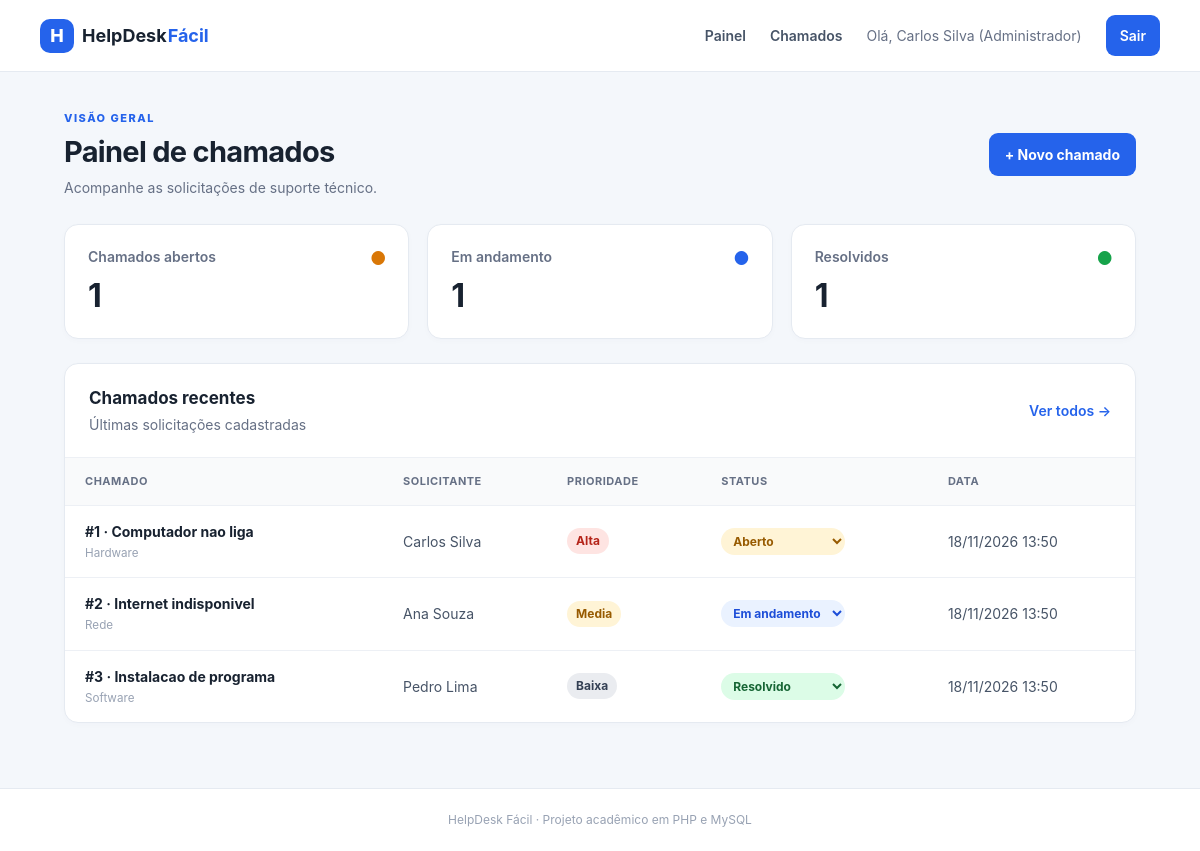
/index.php (signed in), run on the app's committed database.
### tables this page shows
CREATE TABLE chamados (
  id_chamado INT PRIMARY KEY AUTO_INCREMENT,
  titulo VARCHAR(100) NOT NULL,
  descricao TEXT NOT NULL,
  prioridade ENUM ('Alta', 'Media', 'Baixa') NOT NULL,
  status ENUM ('Aberto', 'Em andamento', 'Resolvido') DEFAULT 'Aberto',
  data_abertura DATETIME DEFAULT CURRENT_TIMESTAMP,
  id_usuario INT NOT NULL,
  id_categoria INT NOT NULL,
  id_criador INT NULL,
  CONSTRAINT fk_chamados_usuarios FOREIGN KEY (id_usuario)
    REFERENCES usuarios (id_usuario),
  CONSTRAINT fk_chamados_categorias FOREIGN KEY (id_categoria)
    REFERENCES categorias (id_categoria),
  CONSTRAINT fk_chamados_criador FOREIGN KEY (id_criador)
    REFERENCES usuarios (id_usuario) ON DELETE SET NULL
);

CREATE TABLE categorias (
  id_categoria INT PRIMARY KEY AUTO_INCREMENT,
  nome VARCHAR(50) NOT NULL,
  descricao VARCHAR(150)
);

CREATE TABLE usuarios (
  id_usuario INT PRIMARY KEY AUTO_INCREMENT,
  nome VARCHAR(100) NOT NULL,
  email VARCHAR(100) NOT NULL,
  senha VARCHAR(255) NOT NULL,
  permissao ENUM ('Administrador', 'Usuario') NOT NULL,
  telefone VARCHAR(20)
);

### index.php (the view, shortened to what this page needs)
<?php
require_once __DIR__ . '/config/conexao.php';
require_once __DIR__ . '/includes/funcoes.php';
$totais = ['Aberto' => 0, 'Em andamento' => 0, 'Resolvido' => 0];
$stmt = $pdo->query('SELECT status, COUNT(*) AS total FROM chamados GROUP BY status');
foreach ($stmt->fetchAll() as $linha) $totais[$linha['status']] = (int)$linha['total'];
$recentes = $pdo->query('SELECT c.*, u.nome AS solicitante, cat.nome AS categoria
    FROM chamados c
    INNER JOIN usuarios u ON u.id_usuario = c.id_usuario
    INNER JOIN categorias cat ON cat.id_categoria = c.id_categoria
    ORDER BY c.data_abertura DESC LIMIT 5')->fetchAll();
$cssPagina = 'index.css';
require __DIR__ . '/includes/header.php';
?>
<section class="page-heading">
  <div>
    <p class="eyebrow">VISÃO GERAL</p>
    <h1>Painel de chamados</h1>
    <p class="muted">Acompanhe as solicitações de suporte técnico.</p>
  </div>
  <div class="heading-actions">
    <a class="button" href="novo.php">+ Novo chamado</a>
  </div>
</section>
<section class="stats">
  <article class="stat-card"><span class="stat-label">Chamados abertos</span><strong><?= $totais['Aberto'] ?></strong><span class="stat-dot amber">●</span></article>
  <article class="stat-card"><span class="stat-label">Em andamento</span><strong><?= $totais['Em andamento'] ?></strong><span class="stat-dot blue">●</span></article>
  <article class="stat-card"><span class="stat-label">Resolvidos</span><strong><?= $totais['Resolvido'] ?></strong><span class="stat-dot green">●</span></article>
</section>
<section class="panel">
  <div class="panel-heading">
    <div>
      <h2>Chamados recentes</h2>
      <p class="muted">Últimas solicitações cadastradas</p>
    </div><a class="text-link" href="chamados.php">Ver todos →</a>
  </div>
  <?php if (!$recentes): ?>
    <div class="empty">Nenhum chamado cadastrado. <a href="novo.php">Cadastre o primeiro.</a></div>
  <?php else: ?>
    <div class="table-wrap">
      <table>
        <thead>
          <tr>
            <th>Chamado</th>
            <th>Solicitante</th>
            <th>Prioridade</th>
            <th>Status</th>
            <th>Data</th>
          </tr>
        </thead>
        <tbody>
          <?php foreach ($recentes as $c): ?>
            <tr>
              <td><?= tituloChamado($c) ?><small><?= e($c['categoria']) ?></small></td>
              <td><?= e($c['solicitante']) ?></td>
              <td><span class="priority priority-<?= strtolower(e($c['prioridade'])) ?>"><?= e($c['prioridade']) ?></span></td>
              <td><?= celulaStatus($c, 'index') ?></td>
              <td><?= date('d/m/Y H:i', strtotime($c['data_abertura'])) ?></td>
            </tr>
          <?php endforeach; ?>
        </tbody>
      </table>
    </div>
  <?php endif; ?>
</section>
<?php require __DIR__ . '/includes/footer.php'; ?>

### includes/header.php (shortened to what this page needs)
<?php
$cssPagina = $cssPagina ?? 'index.css';
?>
<!doctype html>
<html lang="pt-BR">
<head>
  <link rel="stylesheet" href="css/base.css">
  <link rel="stylesheet" href="css/<?= htmlspecialchars($cssPagina, ENT_QUOTES, 'UTF-8') ?>">
</head>
<body>
  <header class="topbar">
    <a class="brand" href="index.php"><span class="brand-icon">H</span> HelpDesk <strong>Fácil</strong></a>
    <nav>
      <a href="index.php">Painel</a>
      <a href="chamados.php">Chamados</a>
      <?php if (isset($_SESSION['nome'])): ?>
        <span class="nav-usuario">Olá, <?= e($_SESSION['nome']) ?><?= isAdmin() ? ' (Administrador)' : '' ?></span>
        <a class="nav-button" href="logout.php">Sair</a>
      <?php endif; ?>
    </nav>
  </header>
  <main class="container">

### includes/funcoes.php (shortened to what this page needs)
<?php
function e($valor): string
{
    return htmlspecialchars((string) ($valor ?? ''), ENT_QUOTES, 'UTF-8');
}
function isAdmin(): bool
{
    return ($_SESSION['permissao'] ?? '') === 'Administrador';
}
function classeStatus(string $status): string
{
    return $status === 'Em andamento' ? 'andamento' : strtolower($status);
}
function celulaStatus(array $chamado, string $retorno, string $busca = ''): string
{
    $status = (string) $chamado['status'];
    $classe = classeStatus($status);
    $id = (int) $chamado['id_chamado'];
    $html  = '<form method="post" action="atualizar_status.php" class="form-status">';
    $html .= '<input type="hidden" name="id" value="' . $id . '">';
    $html .= '<input type="hidden" name="retorno" value="' . e($retorno) . '">';
    $html .= '<input type="hidden" name="busca" value="' . e($busca) . '">';
    $html .= '<select name="status" class="status status-select status-' . $classe . '" onchange="this.form.submit()" aria-label="Alterar status do chamado #' . $id . '">';
    foreach (['Aberto', 'Em andamento', 'Resolvido'] as $opcao) {
        $html .= '<option value="' . e($opcao) . '"' . ($opcao === $status ? ' selected' : '') . '>' . e($opcao) . '</option>';
    }
    $html .= '</select><noscript><button type="submit" class="link-danger">OK</button></noscript></form>';
    return $html;
}
function podeGerenciarChamado(array $chamado): bool
{
    if (isAdmin()) {
        return true;
    }
    return isset($_SESSION['id_usuario'])
        && !empty($chamado['id_criador'])
        && (int) $chamado['id_criador'] === (int) $_SESSION['id_usuario'];
}
function tituloChamado(array $chamado): string
{
    $texto = '#' . (int) $chamado['id_chamado'] . ' · ' . e($chamado['titulo']);
    return '<a class="ticket-title" href="editar.php?id=' . (int) $chamado['id_chamado'] . '">' . $texto . '</a>';
}

### includes/footer.php
</main>
<footer class="footer">HelpDesk Fácil · Projeto acadêmico em PHP e MySQL</footer>
</body>
</html>

### css/base.css (style rules this page uses)
:root { --bg: #f4f7fb; --surface: #fff; --text: #182230; --muted: #667085; --line: #e5eaf1; --blue: #2563eb; --blue-dark: #1d4ed8 }
* { box-sizing: border-box }
body { margin: 0; background: var(--bg); color: var(--text); font-family: Inter, Segoe UI, Arial, sans-serif; font-size: 14px; line-height: 1.5 }
a { color: var(--blue); text-decoration: none }
.topbar { height: auto; min-height: 72px; background: #fff; border-bottom: 1px solid var(--line); display: flex; align-items: center; justify-content: space-between; padding: 14px max(calc((100% - 1120px)/2), 24px); gap: 20px }
.brand { display: flex; align-items: center; gap: 8px; color: #182230; font-size: 18px; font-weight: 700 }
.brand strong { color: var(--blue); margin-left: -7px }
.brand-icon { display: inline-grid; place-items: center; background: var(--blue); color: #fff; width: 34px; height: 34px; border-radius: 10px; font-weight: 800 }
.topbar nav { display: flex; align-items: center; gap: 24px }
.topbar nav a { color: #475467; font-weight: 600 }
.topbar nav .nav-button { background: var(--blue); color: #fff; padding: 10px 14px; border-radius: 9px }
.container { max-width: 1120px; margin: 38px auto; padding: 0 24px; min-height: calc(100vh - 160px) }
.page-heading { display: flex; justify-content: space-between; align-items: center; gap: 20px; margin-bottom: 26px }
.heading-actions { display: flex; align-items: center; gap: 10px; flex-wrap: wrap }
.page-heading h1 { font-size: 29px; letter-spacing: -.7px; margin: 3px 0 4px }
.eyebrow { font-size: 11px; letter-spacing: 1.5px; color: var(--blue); font-weight: 800; margin: 0 }
.muted { color: var(--muted); margin: 0 }
.button { display: inline-flex; align-items: center; justify-content: center; border: 0; border-radius: 9px; background: var(--blue); color: #fff; padding: 11px 16px; font: inherit; font-weight: 700; cursor: pointer; white-space: nowrap }
.panel { background: #fff; border: 1px solid var(--line); border-radius: 14px; box-shadow: 0 2px 6px #172b4d05; overflow: hidden }
.footer { text-align: center; padding: 22px; color: #98a2b3; font-size: 12px; border-top: 1px solid var(--line); background: #fff }
.topbar nav .nav-usuario { color: #667085; font-size: 14px }
.form-status { margin: 0 }
select.status-select { width: auto; margin: 0; border: 0; font: inherit; font-size: 12px; font-weight: 700; padding: 5px 8px; cursor: pointer }

### css/index.css (style rules this page uses)
.stats { display: grid; grid-template-columns: repeat(3, minmax(0, 1fr)); gap: 18px; margin-bottom: 24px }
.stat-card { position: relative; background: #fff; border: 1px solid var(--line); border-radius: 14px; padding: 21px 23px; box-shadow: 0 2px 6px #172b4d05 }
.stat-label { display: block; color: var(--muted); font-weight: 600 }
.stat-card strong { display: block; font-size: 32px; line-height: 1.3; margin-top: 8px }
.stat-dot { position: absolute; right: 22px; top: 20px; font-size: 18px }
.amber { color: #d97706 }
.blue { color: #2563eb }
.green { color: #16a34a }
.panel-heading { padding: 22px 24px; display: flex; align-items: center; justify-content: space-between; gap: 12px }
.panel-heading h2 { font-size: 17px; margin: 0 0 3px }
.text-link { font-weight: 600 }
.table-wrap { overflow-x: auto }
table { width: 100%; border-collapse: collapse; text-align: left; white-space: nowrap }
th { background: #f9fafb; color: #667085; font-size: 11px; text-transform: uppercase; letter-spacing: .5px; font-weight: 700 }
th, td { padding: 15px 20px; border-top: 1px solid #edf0f5 }
td { color: #475467 }
small { display: block; color: #98a2b3; margin-top: 3px }
.ticket-title { font-weight: 700; color: #182230 }
.status, .priority { display: inline-block; padding: 4px 9px; border-radius: 99px; font-size: 12px; font-weight: 700 }
.status-aberto { background: #fff4d6; color: #975a00 }
.status-andamento { background: #eaf2ff; color: #1d4ed8 }
.status-resolvido { background: #dcfce7; color: #166534 }
.priority-alta { color: #b42318; background: #fee4e2 }
.priority-media { color: #975a00; background: #fff4d6 }
.priority-baixa { color: #344054; background: #eaecf0 }

### data on the page
chamados: texto "#1 · Computador nao liga", id_categoria.nome "Hardware", id_criador.nome "Carlos Silva", prioridade "Alta", data_abertura "18/11/2026 13:50"
chamados: texto "#2 · Internet indisponivel", id_categoria.nome "Rede", id_criador.nome "Ana Souza", prioridade "Media", data_abertura "18/11/2026 13:50"
chamados: texto "#3 · Instalacao de programa", id_categoria.nome "Software", id_criador.nome "Pedro Lima", prioridade "Baixa", data_abertura "18/11/2026 13:50"

### other printed values
$_SESSION['nome'] "Carlos Silva"
$totais['Aberto'] "1"
$totais['Em andamento'] "1"
$totais['Resolvido'] "1"
form field status "Aberto"
form field status "Em andamento"
form field status "Resolvido"
